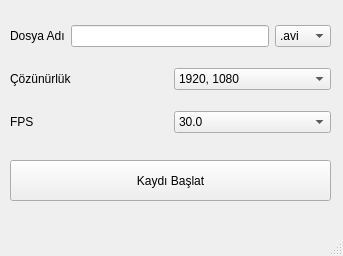
<?xml version="1.0" encoding="UTF-8"?>
<ui version="4.0">
 <class>teknobol_Recorder</class>
 <widget class="QMainWindow" name="teknobol_Recorder">
  <property name="geometry">
   <rect>
    <x>0</x>
    <y>0</y>
    <width>343</width>
    <height>256</height>
   </rect>
  </property>
  <property name="windowTitle">
   <string>Teknobol Recorder</string>
  </property>
  <widget class="QWidget" name="centralwidget">
   <widget class="QPushButton" name="startRecording">
    <property name="geometry">
     <rect>
      <x>10</x>
      <y>160</y>
      <width>321</width>
      <height>41</height>
     </rect>
    </property>
    <property name="text">
     <string>Kaydı Başlat</string>
    </property>
   </widget>
   <widget class="QWidget" name="">
    <property name="geometry">
     <rect>
      <x>10</x>
      <y>10</y>
      <width>321</width>
      <height>141</height>
     </rect>
    </property>
    <layout class="QVBoxLayout" name="verticalLayout">
     <item>
      <layout class="QHBoxLayout" name="horizontalLayout_2">
       <item>
        <layout class="QHBoxLayout" name="horizontalLayout">
         <item>
          <widget class="QLabel" name="label">
           <property name="text">
            <string>Dosya Adı</string>
           </property>
          </widget>
         </item>
         <item>
          <widget class="QLineEdit" name="lne_FileName"/>
         </item>
        </layout>
       </item>
       <item>
        <widget class="QComboBox" name="cmb_FileType">
         <item>
          <property name="text">
           <string>.avi</string>
          </property>
         </item>
         <item>
          <property name="text">
           <string>.mp4</string>
          </property>
         </item>
        </widget>
       </item>
      </layout>
     </item>
     <item>
      <layout class="QHBoxLayout" name="horizontalLayout_3">
       <item>
        <widget class="QLabel" name="label_2">
         <property name="text">
          <string>Çözünürlük</string>
         </property>
        </widget>
       </item>
       <item>
        <widget class="QComboBox" name="cmb_Resolution">
         <item>
          <property name="text">
           <string>1920, 1080</string>
          </property>
         </item>
        </widget>
       </item>
      </layout>
     </item>
     <item>
      <layout class="QHBoxLayout" name="horizontalLayout_5">
       <item>
        <widget class="QLabel" name="label_3">
         <property name="text">
          <string>FPS</string>
         </property>
        </widget>
       </item>
       <item>
        <widget class="QComboBox" name="cmb_FPS">
         <item>
          <property name="text">
           <string>30.0</string>
          </property>
         </item>
         <item>
          <property name="text">
           <string>45.0</string>
          </property>
         </item>
         <item>
          <property name="text">
           <string>60.0</string>
          </property>
         </item>
         <item>
          <property name="text">
           <string>75.0</string>
          </property>
         </item>
         <item>
          <property name="text">
           <string>90.0</string>
          </property>
         </item>
        </widget>
       </item>
      </layout>
     </item>
    </layout>
   </widget>
  </widget>
  <widget class="QMenuBar" name="menubar">
   <property name="geometry">
    <rect>
     <x>0</x>
     <y>0</y>
     <width>343</width>
     <height>21</height>
    </rect>
   </property>
  </widget>
  <widget class="QStatusBar" name="statusbar"/>
 </widget>
 <resources/>
 <connections/>
</ui>
